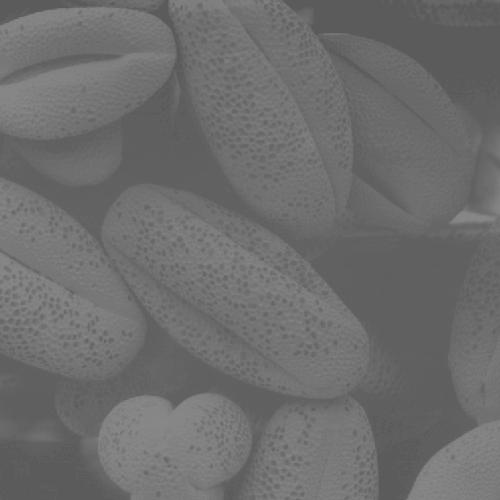
#> input picture Lab1/lc1.jpeg, 500 x 500 px, found by its file name
$ python DarkregionWhite.py
#> lines starting #> are read from the running program, lines starting #| are printed output that depends on the picture; after the words box and inside, x2 and y2 are one past the last pixel; in counts of white or black regions, pixels touching at a corner belong together
import cv2
import numpy as np

image = cv2.imread("/Users/rajeshr/Desktop/lc1.jpeg")
#> image is the input picture: shape (500, 500, 3); min 86, max 142, mean 109.1
image = cv2.cvtColor(image, cv2.COLOR_BGR2GRAY)
#> image: shape (500, 500)
cv2.imshow('Input Image', image)
cv2.waitKey(0)
cv2.destroyAllWindows()


row, col = image.shape
#> row = 500; col = 500

flat_image = image.flatten()
new_image = []

for pixel in flat_image:
    if pixel <= 100:
        new_image.append(255)
    else:
        new_image.append(0)
#> this loop made 250000 passes
#> pixel on passes 1 to 3: 91, 91, 91
#> after the loop, new_image = 250000 items

new_image = np.array(new_image)
new_image = new_image.reshape(row,col)
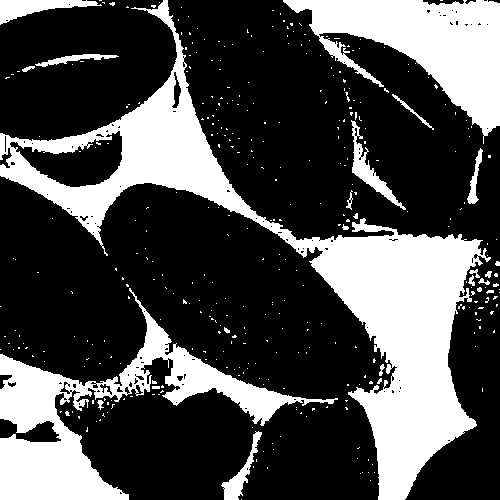
#> new_image: shape (500, 500) int64; 30% white; 373 white regions (349 under 20 px), largest, box (x1, y1, x2, y2) and area: (0, 0, 491, 500) 39980, (0, 288, 338, 500) 16143, (283, 0, 500, 144) 13561
new_image = np.array(new_image, dtype=np.uint8)
cv2.imshow('Output Image', new_image)
cv2.waitKey(0)
cv2.destroyAllWindows()
